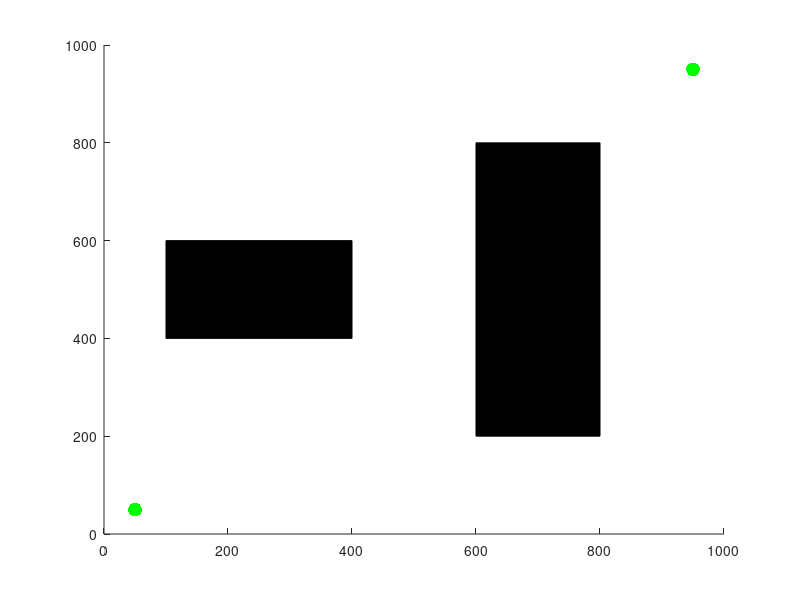

Source code (MATLAB): (Note: this script raises an error after producing the figure.)
clearvars
close all
x_max = 1000;
y_max = 1000;

% Define the polygon obstacles
obstacle1 = [100 100 400 400; 400 600 600 400]';
obstacle2 = [600 800 800 600; 200 200 800 800]';
% Combine all obstacles into one matrix
obstacles = {obstacle1, obstacle2};

%Step size and max nodes
EPS = 30;
numNodes = 10000;

q_start.coord = [50 50];
q_start.cost = 0;
q_start.parent = 0;

q_goal.coord = [950 950];
q_goal.cost = 0;

nodes(1) = q_start;

figure(1)
axis([0 x_max 0 y_max])
for i = 1:length(obstacles)
    obstacle = obstacles{i};
    patch(obstacle(:,1), obstacle(:,2),[0 0 0]);
end
hold on


% Plot the start and goal coordinates as green circles
scatter(q_start.coord(1), q_start.coord(2), 100, 'g', 'filled');
scatter(q_goal.coord(1), q_goal.coord(2), 100, 'g', 'filled');

for i = 1:1:numNodes
    q_rand = [floor(rand(1)*x_max) floor(rand(1)*y_max)];
    
    % Pick the closest node from existing list to branch out from
    ndist = [];
    for j = 1:1:length(nodes)
        n = nodes(j);
        tmp = dist(n.coord, q_rand);
        ndist = [ndist tmp];
    end
    [val, idx] = min(ndist);
    q_near = nodes(idx);
    
    q_new.coord = steer(q_rand, q_near.coord, val, EPS);
    if Avoid(q_near.coord, q_new.coord, obstacles)
        line([q_near.coord(1), q_new.coord(1)], [q_near.coord(2), q_new.coord(2)], 'Color', 'b', 'LineWidth', 3);
        scatter(q_new.coord(1), q_new.coord(2), 30, 'b', 'filled');
        drawnow
        hold on
        q_new.cost = dist(q_new.coord, q_near.coord) + q_near.cost;
        
        % Update parent to least cost-from node
        q_new.parent = idx;
        
        % Append to nodes
        nodes = [nodes q_new];
        
        % Check if the goal node is reached
        if dist(q_new.coord, q_goal.coord) <= EPS
            q_goal.parent = length(nodes);
            nodes = [nodes q_goal];
            break
        end
    end
end

% Plot the final path
start = length(nodes);
path = q_goal.coord;
while nodes(start).parent ~= 0
    path = [nodes(start).coord; path];
    start = nodes(start).parent;
end
path = [q_start.coord; path];

% Plot the final path in red
line(path(:,1), path(:,2), 'Color', 'r', 'LineWidth', 3);
hold off

% Stop when goal is found

function d = dist(p1, p2)
% Euclidean distance between two points
d = norm(p1 - p2);
end


function q_new = steer(q_rand, q_near, d, EPS)
    % If the distance between q_rand and q_near is less than EPS, return q_rand
    if d < EPS
        q_new = q_rand;
    % Otherwise, steer towards q_rand from q_near
    else
        theta = atan2(q_rand(2)-q_near(2), q_rand(1)-q_near(1));
        q_new = q_near + EPS*[cos(theta) sin(theta)];
    end
end